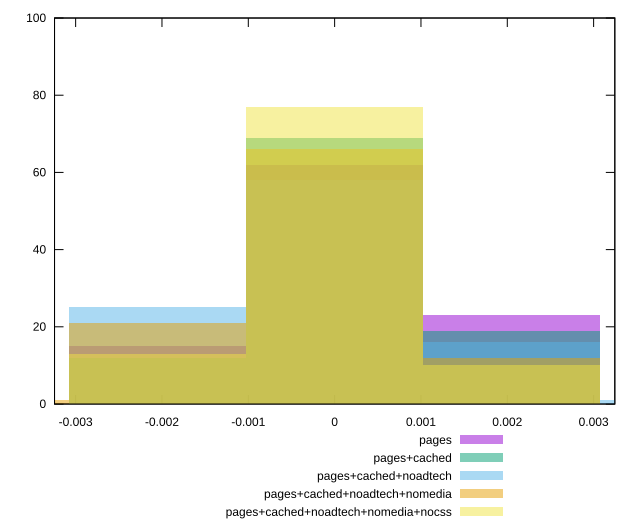

Generate this figure with gnuplot:
reset

$pages <<EOF
0 62
-0.0020526845981703058 15
0.0020526845981703058 23
EOF

$pagesCached <<EOF
-0.0020526845981703058 12
0 69
0.0020526845981703058 19
EOF

$pagesCachedNoadtech <<EOF
0 58
-0.0020526845981703058 25
0.0020526845981703058 16
0.0041053691963406115 1
EOF

$pagesCachedNoadtechNomedia <<EOF
-0.0020526845981703058 21
0 66
0.0020526845981703058 12
-0.0041053691963406115 1
EOF

$pagesCachedNoadtechNomediaNocss <<EOF
0 77
-0.0020526845981703058 13
0.0020526845981703058 10
EOF

set key outside below
set boxwidth 0.0020526845981703058
set xrange [-0.0032444980239537237:0.003245593027416556]
set yrange [0:100]
set trange [0:100]
set style fill transparent solid 0.5 noborder
set terminal svg size 640, 530 enhanced background rgb 'white'
set output "report_00021_2021-02-20T09:16:39.615Z/meta/pScore-difference/comparison/histogram/all_raw.svg"

plot $pages title "pages" with boxes, \
     $pagesCached title "pages+cached" with boxes, \
     $pagesCachedNoadtech title "pages+cached+noadtech" with boxes, \
     $pagesCachedNoadtechNomedia title "pages+cached+noadtech+nomedia" with boxes, \
     $pagesCachedNoadtechNomediaNocss title "pages+cached+noadtech+nomedia+nocss" with boxes

reset
